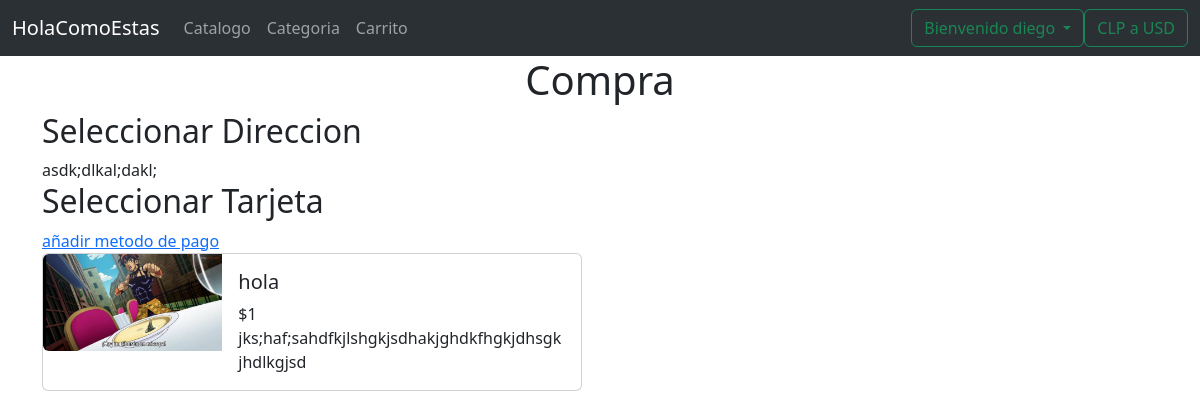
Before: /market/realizarCompra (signed in) with the older database file.
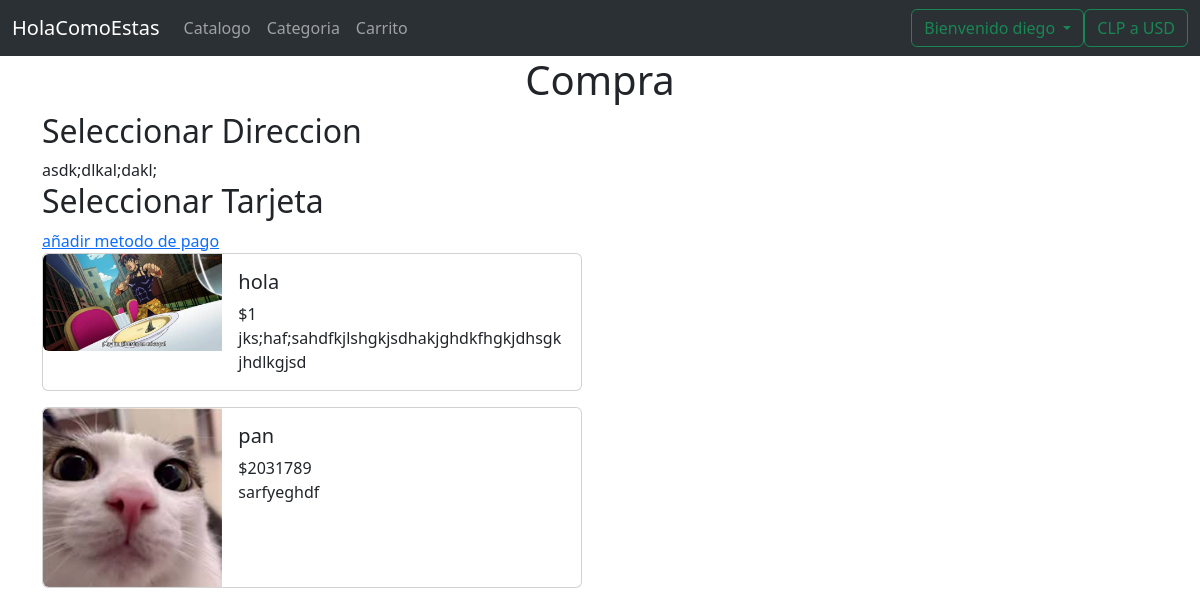
After: the same page with the newer database file.
### market/models.py (models this page shows, shortened)
class Carrito(models.Model):
    producto = models.ForeignKey(Productos, on_delete=models.CASCADE)
    fecha_agregado = models.DateTimeField(auto_now_add=True)
    cantidad = models.IntegerField()
    usuario = models.ForeignKey(settings.AUTH_USER_MODEL, on_delete=models.CASCADE)

class Productos(models.Model):
    nombre = models.CharField(max_length=50)
    precio = models.CharField(max_length=10)
    imagen = models.FileField(upload_to='imagenesProductos/', null=True)
    stock = models.IntegerField(default=0)
    descripcion = models.TextField()
    fecha_creacion = models.DateTimeField(auto_now_add=True)
    fecha_modificacion = models.DateTimeField(auto_now=True)
    Categoria = models.ForeignKey(Categoria, on_delete=models.CASCADE)

### market/views.py (the view, shortened to what this page needs)
# urls.py: path('realizarCompra', views.realizarCompra, name='realizarCompra'),
@login_required
def realizarCompra(request):
    context = {'formPago': MetodoPagoForm() , 'formDireccion': DireccionForm()}
    context['listadoTarjeta'] = MetodoPago.objects.all()
    context['listadoCarrito'] = Carrito.objects.filter(usuario=request.user)
    return render(request, 'realizarCompra.html', context)

### market/templates/realizarCompra.html (shortened to what this page needs)
{% extends "plantillaBase.html" %}
{% load static %}
{% block tituloPrincipal %} Compra {% endblock %}
{% block css %}
<link rel="stylesheet" type="text/css" href="{% static '../static/css/styleCarrito.css' %}">
{% endblock %}
{% block contenido %}
<section>
    <h2>Seleccionar Direccion</h2>
    asdk;dlkal;dakl;
    <h2>Seleccionar Tarjeta</h2>
    <a href="{% url 'anadirTarjetaForm' %}">añadir metodo de pago</a>
</section>
{% endblock %}
{% block listado %}
<table class="table table-responsive table-striped ">
    {% for item in listadoCarrito %}
    <div class="card mb-3 " style="max-width: 540px;">
        <div class="row g-0">
            <div class="col-md-4">
                <img src="{{ item.producto.imagen.url }}" class="img-producto img-fluid rounded-start " alt="...">
            </div>
            <div class="col-md-8">
                <div class="card-body">
                    <h5 class="card-title">{{item.producto.nombre}}</h5>
                    <div class="sc-prec">
                        $<p class="card-text " id="precio">{{item.producto.precio}}</p>
                    </div>
                    <p class="card-text">{{item.producto.descripcion}}</p>
                </div>
            </div>
        </div>
    </div>
    {% endfor %}
</table>
{% endblock %}

Changed rows visible on the page:
added Carrito: producto.imagen (picture), producto.nombre "pan", producto.precio "2031789", producto.descripcion "sarfyeghdf"
